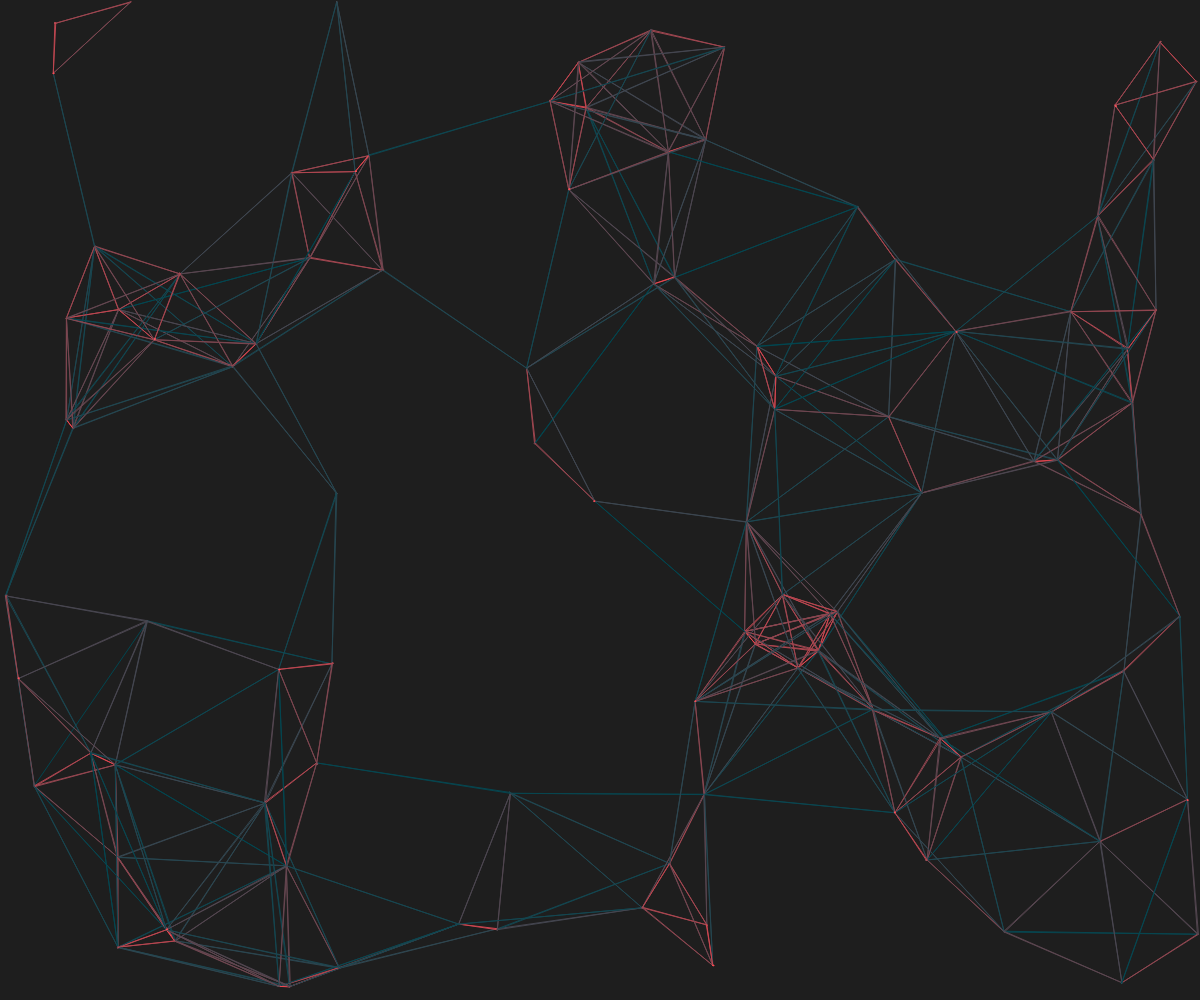
Frame 1 (no input)
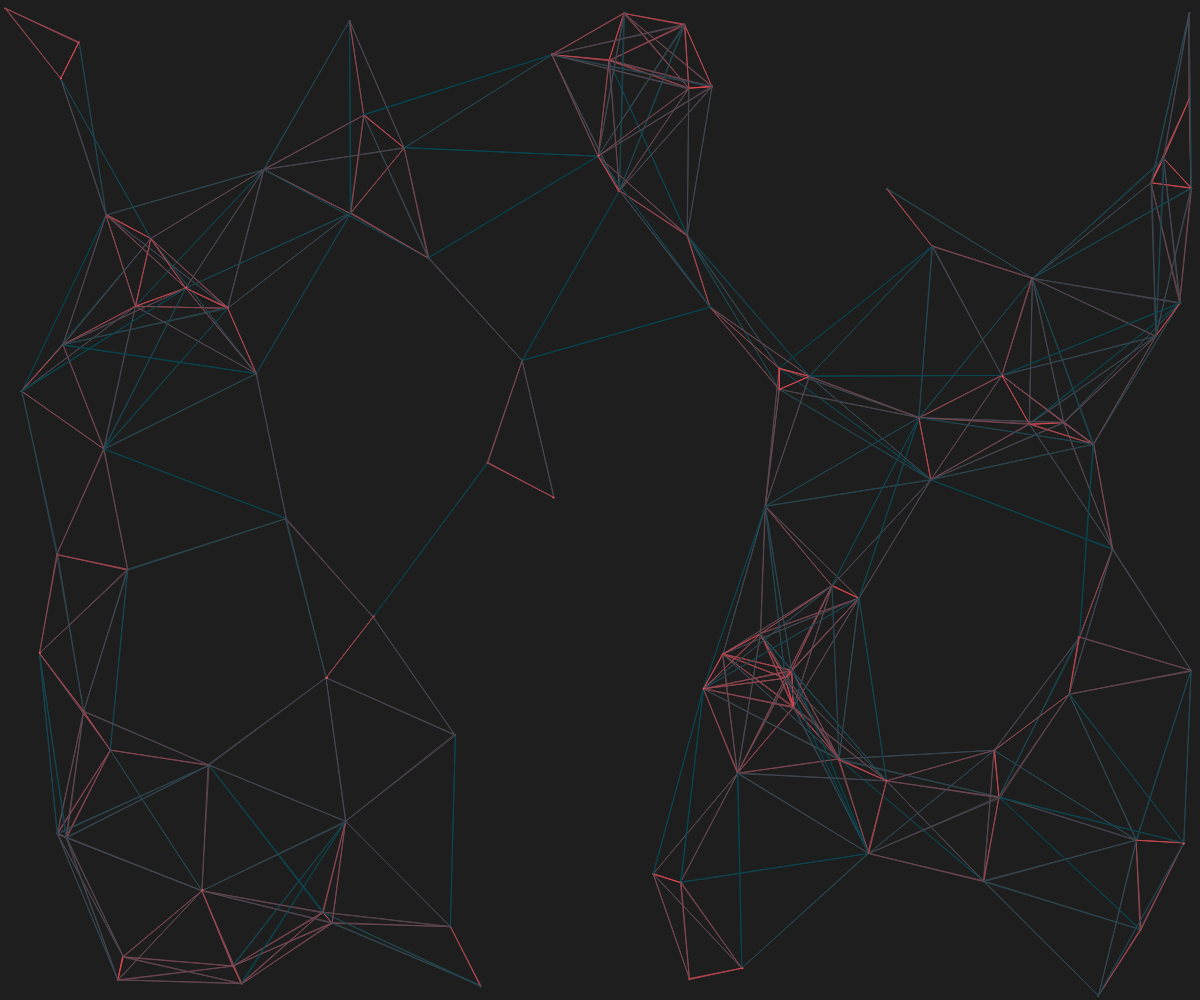
Frame 60 (no input)
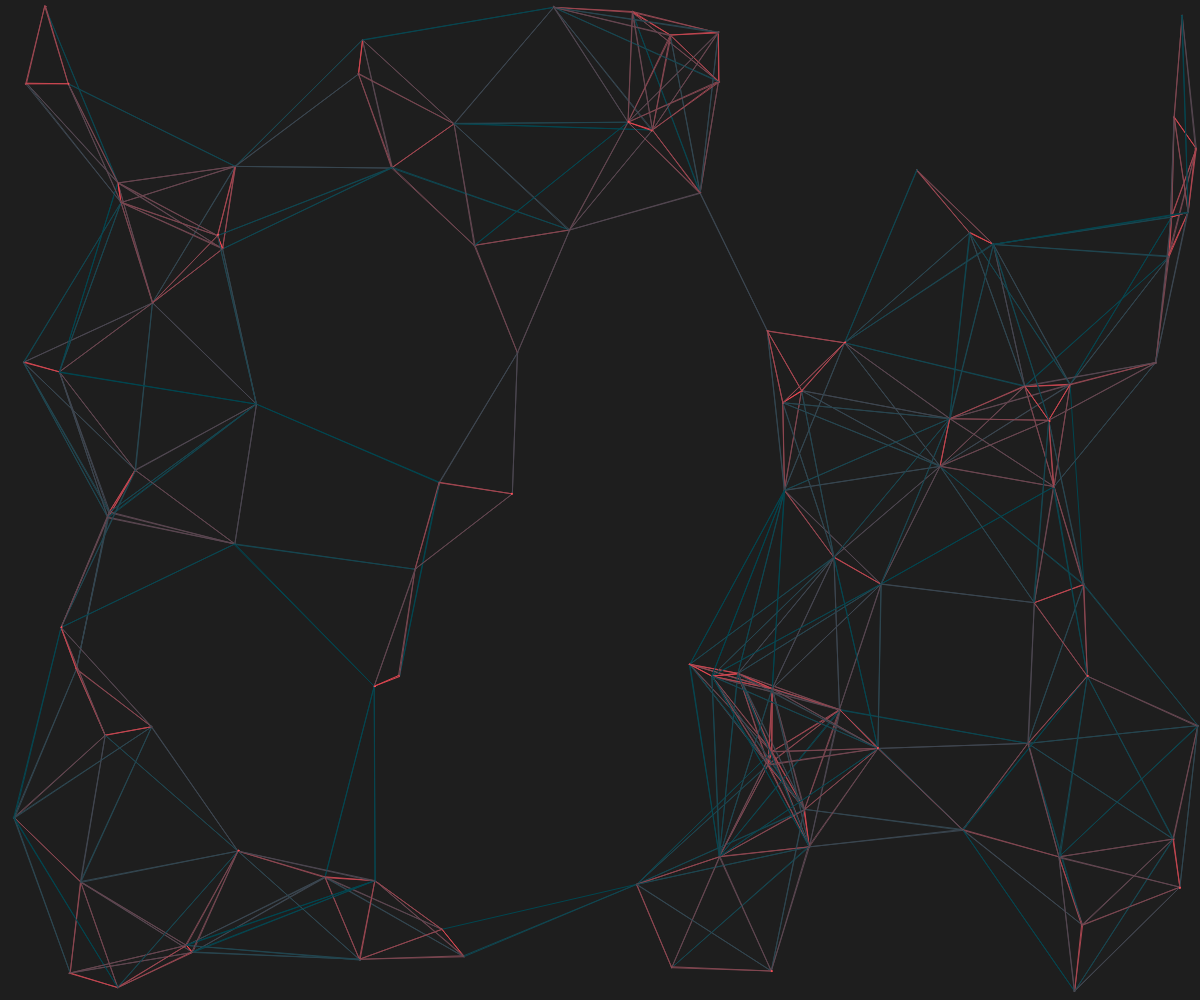
Frame 120 (the mouse pressed at the canvas centre since frame 60)

The p5.js sketch that drew these frames (run headless with seeded random() and noise() and a simulated clock; from frame 60 on, the mouse is pressed at the canvas centre):

// p5.js sketch
// ── sketch.js
const NUM_DOTS = 100;
const LINK_THRESHOLD = 200;
let ballArray = []
;

function setup() {
  createCanvas(windowWidth, windowHeight);
  // Populate all arrays
  for (let i = 0; i < NUM_DOTS; i++) {
    ball = {
      xpos: random (0, width),
      ypos: random (0, height),
      xdir: random (-1, 1),
      ydir: random (-1, 1),
      size: random (10, 20),
      colour: random (0, 255),
    };
    ballArray.push(ball);
  }
}

function draw() {
  background(30);
  // For each ball
  for (let i = 0; i < ballArray.length; i++) {
    // TO-DO: For all other balls, 
    // calculate the distance between this ball and the other ball
    for( let j=0; j<ballArray.length;j++){
      let distance  = calcDistance (ballArray[i],ballArray[j]);
      // If the distance is closer than LINK_THRESHOLD,
      // draw a line between both balls
      let monoColor = 255 - 255 * distance / LINK_THRESHOLD;
      if (distance < LINK_THRESHOLD) {
        stroke(monoColor, 70, 80);
        line(ballArray[i].xpos,ballArray[i].ypos,ballArray[j].xpos,ballArray[j].ypos);
      }
    }
    // TO-DO: Update position of this ball
      ballArray[i].xpos = ballArray[i].xpos + ballArray[i].xdir;
      ballArray[i].ypos = ballArray[i].ypos + ballArray[i].ydir;
    // TO-DO: If the ball has hit the borders, bounce
    if (ballArray[i].xpos < 0 || ballArray[i].xpos > width) {
      ballArray[i].xdir = -ballArray[i].xdir;
    }
    if (ballArray[i].ypos < 0 || ballArray[i].ypos > height) {
      ballArray[i].ydir = -ballArray[i].ydir;
    }
    ellipse(ballArray[i].xpos, ballArray[i].ypos, 1, 1);
  }
}

function calcDistance(ball1, ball2) {
  let dist = sqrt((ball1.xpos - ball2.xpos) ** 2 + (ball1.ypos - ball2.ypos) ** 2);
  return dist;
}



// ── style.css
body {
    /* background-color: rgb(108, 175, 175); */
    margin: 0;
    padding: 0;
    overflow-x: hidden;
}
.content {
    color: white;
    font-family: sTahoma, Geneva, sans-serif;
    margin-left: 5em;
    max-width: 480px;
    padding: 2em;
    background-color: rgba(30, 30, 30, 0.8);
    text-align: left;
    
}
.content h1{
    color: #ff9999;
}
.content h3{
    color: #ff9999;
}
a {
    color: #78cad3;
    font-family: Tahoma, Geneva, sans-serif;
}
canvas {
    max-width: windowWidth;
    max-height: windowHeight;
    position: fixed;
    top: 0;
    z-index: -1;
}
